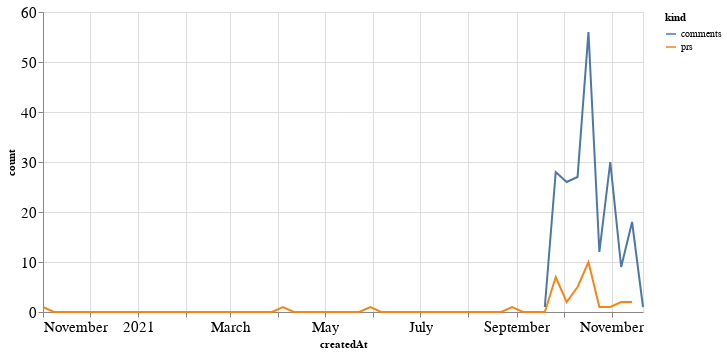

The code cell stored with this chart in its notebook:
### Code cell
alt.Chart(total_time, width=600).mark_line().encode(
    x='createdAt',
    y='count',
    color='kind'
)

### Figure 1 — Vega-Lite specification as saved in the notebook (floating-point values rounded to 4 significant figures)
{"config": {"axisLeft": {"labelFontSize": 15}, "axisBottom": {"labelFontSize": 15}}, "data": {"name": "data-78fe93fa0687799b8706427556cf5764"}, "mark": "line", "encoding": {"color": {"type": "nominal", "field": "kind"}, "x": {"type": "temporal", "field": "createdAt"}, "y": {"type": "quantitative", "field": "count"}}, "width": 600, "$schema": "https://vega.github.io/schema/vega-lite/v4.8.1.json", "datasets": {"data-78fe93fa0687799b8706427556cf5764": [{"createdAt": "2020-11-01T00:00:00", "kind": "prs", "count": 1.0}, {"createdAt": "2020-11-08T00:00:00", "kind": "prs", "count": 0.0}, {"createdAt": "2020-11-15T00:00:00", "kind": "prs", "count": 0.0}, {"createdAt": "2020-11-22T00:00:00", "kind": "prs", "count": 0.0}, {"createdAt": "2020-11-29T00:00:00", "kind": "prs", "count": 0.0}, {"createdAt": "2020-12-06T00:00:00", "kind": "prs", "count": 0.0}, {"createdAt": "2020-12-13T00:00:00", "kind": "prs", "count": 0.0}, {"createdAt": "2020-12-20T00:00:00", "kind": "prs", "count": 0.0}, {"createdAt": "2020-12-27T00:00:00", "kind": "prs", "count": 0.0}, {"createdAt": "2021-01-03T00:00:00", "kind": "prs", "count": 0.0}, {"createdAt": "2021-01-10T00:00:00", "kind": "prs", "count": 0.0}, {"createdAt": "2021-01-17T00:00:00", "kind": "prs", "count": 0.0}, {"createdAt": "2021-01-24T00:00:00", "kind": "prs", "count": 0.0}, {"createdAt": "2021-01-31T00:00:00", "kind": "prs", "count": 0.0}, {"createdAt": "2021-02-07T00:00:00", "kind": "prs", "count": 0.0}, {"createdAt": "2021-02-14T00:00:00", "kind": "prs", "count": 0.0}, {"createdAt": "2021-02-21T00:00:00", "kind": "prs", "count": 0.0}, {"createdAt": "2021-02-28T00:00:00", "kind": "prs", "count": 0.0}, {"createdAt": "2021-03-07T00:00:00", "kind": "prs", "count": 0.0}, {"createdAt": "2021-03-14T00:00:00", "kind": "prs", "count": 0.0}, {"createdAt": "2021-03-21T00:00:00", "kind": "prs", "count": 0.0}, {"createdAt": "2021-03-28T00:00:00", "kind": "prs", "count": 0.0}, {"createdAt": "2021-04-04T00:00:00", "kind": "prs", "count": 1.0}, {"createdAt": "2021-04-11T00:00:00", "kind": "prs", "count": 0.0}, {"createdAt": "2021-04-18T00:00:00", "kind": "prs", "count": 0.0}, {"createdAt": "2021-04-25T00:00:00", "kind": "prs", "count": 0.0}, {"createdAt": "2021-05-02T00:00:00", "kind": "prs", "count": 0.0}, {"createdAt": "2021-05-09T00:00:00", "kind": "prs", "count": 0.0}, {"createdAt": "2021-05-16T00:00:00", "kind": "prs", "count": 0.0}, {"createdAt": "2021-05-23T00:00:00", "kind": "prs", "count": 0.0}, {"createdAt": "2021-05-30T00:00:00", "kind": "prs", "count": 1.0}, {"createdAt": "2021-06-06T00:00:00", "kind": "prs", "count": 0.0}, {"createdAt": "2021-06-13T00:00:00", "kind": "prs", "count": 0.0}, {"createdAt": "2021-06-20T00:00:00", "kind": "prs", "count": 0.0}, {"createdAt": "2021-06-27T00:00:00", "kind": "prs", "count": 0.0}, {"createdAt": "2021-07-04T00:00:00", "kind": "prs", "count": 0.0}, {"createdAt": "2021-07-11T00:00:00", "kind": "prs", "count": 0.0}, {"createdAt": "2021-07-18T00:00:00", "kind": "prs", "count": 0.0}, {"createdAt": "2021-07-25T00:00:00", "kind": "prs", "count": 0.0}, {"createdAt": "2021-08-01T00:00:00", "kind": "prs", "count": 0.0}, {"createdAt": "2021-08-08T00:00:00", "kind": "prs", "count": 0.0}, {"createdAt": "2021-08-15T00:00:00", "kind": "prs", "count": 0.0}, {"createdAt": "2021-08-22T00:00:00", "kind": "prs", "count": 0.0}, {"createdAt": "2021-08-29T00:00:00", "kind": "prs", "count": 1.0}, {"createdAt": "2021-09-05T00:00:00", "kind": "prs", "count": 0.0}, {"createdAt": "2021-09-12T00:00:00", "kind": "prs", "count": 0.0}, {"createdAt": "2021-09-19T00:00:00", "kind": "prs", "count": 0.0}, {"createdAt": "2021-09-26T00:00:00", "kind": "prs", "count": 7.0}, {"createdAt": "2021-10-03T00:00:00", "kind": "prs", "count": 2.0}, {"createdAt": "2021-10-10T00:00:00", "kind": "prs", "count": 5.0}, {"createdAt": "2021-10-17T00:00:00", "kind": "prs", "count": 10.0}, {"createdAt": "2021-10-24T00:00:00", "kind": "prs", "count": 1.0}, {"createdAt": "2021-10-31T00:00:00", "kind": "prs", "count": 1.0}, {"createdAt": "2021-11-07T00:00:00", "kind": "prs", "count": 2.0}, {"createdAt": "2021-11-14T00:00:00", "kind": "prs", "count": 2.0}, {"createdAt": "2021-11-21T00:00:00", "kind": "prs", "count": null}, {"createdAt": "2020-11-01T00:00:00", "kind": "comments", "count": null}, {"createdAt": "2020-11-08T00:00:00", "kind": "comments", "count": null}, {"createdAt": "2020-11-15T00:00:00", "kind": "comments", "count": null}, {"createdAt": "2020-11-22T00:00:00", "kind": "comments", "count": null}, {"createdAt": "2020-11-29T00:00:00", "kind": "comments", "count": null}, {"createdAt": "2020-12-06T00:00:00", "kind": "comments", "count": null}, {"createdAt": "2020-12-13T00:00:00", "kind": "comments", "count": null}, {"createdAt": "2020-12-20T00:00:00", "kind": "comments", "count": null}, {"createdAt": "2020-12-27T00:00:00", "kind": "comments", "count": null}, {"createdAt": "2021-01-03T00:00:00", "kind": "comments", "count": null}, {"createdAt": "2021-01-10T00:00:00", "kind": "comments", "count": null}, {"createdAt": "2021-01-17T00:00:00", "kind": "comments", "count": null}, {"createdAt": "2021-01-24T00:00:00", "kind": "comments", "count": null}, {"createdAt": "2021-01-31T00:00:00", "kind": "comments", "count": null}, {"createdAt": "2021-02-07T00:00:00", "kind": "comments", "count": null}, {"createdAt": "2021-02-14T00:00:00", "kind": "comments", "count": null}, {"createdAt": "2021-02-21T00:00:00", "kind": "comments", "count": null}, {"createdAt": "2021-02-28T00:00:00", "kind": "comments", "count": null}, {"createdAt": "2021-03-07T00:00:00", "kind": "comments", "count": null}, {"createdAt": "2021-03-14T00:00:00", "kind": "comments", "count": null}, {"createdAt": "2021-03-21T00:00:00", "kind": "comments", "count": null}, {"createdAt": "2021-03-28T00:00:00", "kind": "comments", "count": null}, {"createdAt": "2021-04-04T00:00:00", "kind": "comments", "count": null}, {"createdAt": "2021-04-11T00:00:00", "kind": "comments", "count": null}, {"createdAt": "2021-04-18T00:00:00", "kind": "comments", "count": null}, {"createdAt": "2021-04-25T00:00:00", "kind": "comments", "count": null}, {"createdAt": "2021-05-02T00:00:00", "kind": "comments", "count": null}, {"createdAt": "2021-05-09T00:00:00", "kind": "comments", "count": null}, {"createdAt": "2021-05-16T00:00:00", "kind": "comments", "count": null}, {"createdAt": "2021-05-23T00:00:00", "kind": "comments", "count": null}, {"createdAt": "2021-05-30T00:00:00", "kind": "comments", "count": null}, {"createdAt": "2021-06-06T00:00:00", "kind": "comments", "count": null}, {"createdAt": "2021-06-13T00:00:00", "kind": "comments", "count": null}, {"createdAt": "2021-06-20T00:00:00", "kind": "comments", "count": null}, {"createdAt": "2021-06-27T00:00:00", "kind": "comments", "count": null}, {"createdAt": "2021-07-04T00:00:00", "kind": "comments", "count": null}, {"createdAt": "2021-07-11T00:00:00", "kind": "comments", "count": null}, {"createdAt": "2021-07-18T00:00:00", "kind": "comments", "count": null}, {"createdAt": "2021-07-25T00:00:00", "kind": "comments", "count": null}, {"createdAt": "2021-08-01T00:00:00", "kind": "comments", "count": null}, {"createdAt": "2021-08-08T00:00:00", "kind": "comments", "count": null}, {"createdAt": "2021-08-15T00:00:00", "kind": "comments", "count": null}, {"createdAt": "2021-08-22T00:00:00", "kind": "comments", "count": null}, {"createdAt": "2021-08-29T00:00:00", "kind": "comments", "count": null}, {"createdAt": "2021-09-05T00:00:00", "kind": "comments", "count": null}, {"createdAt": "2021-09-12T00:00:00", "kind": "comments", "count": null}, {"createdAt": "2021-09-19T00:00:00", "kind": "comments", "count": 1.0}, {"createdAt": "2021-09-26T00:00:00", "kind": "comments", "count": 28.0}, {"createdAt": "2021-10-03T00:00:00", "kind": "comments", "count": 26.0}, {"createdAt": "2021-10-10T00:00:00", "kind": "comments", "count": 27.0}, {"createdAt": "2021-10-17T00:00:00", "kind": "comments", "count": 56.0}, {"createdAt": "2021-10-24T00:00:00", "kind": "comments", "count": 12.0}, {"createdAt": "2021-10-31T00:00:00", "kind": "comments", "count": 30.0}, {"createdAt": "2021-11-07T00:00:00", "kind": "comments", "count": 9.0}, {"createdAt": "2021-11-14T00:00:00", "kind": "comments", "count": 18.0}, {"createdAt": "2021-11-21T00:00:00", "kind": "comments", "count": 1.0}]}}
